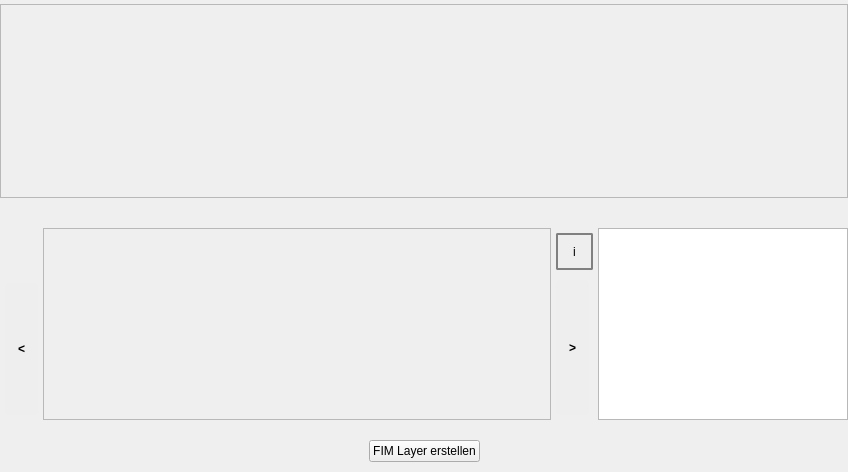
<?xml version="1.0" encoding="UTF-8"?>
<ui version="4.0">
 <class>LfbRegenerationWildlifeImpactDialogBase</class>
 <widget class="QDockWidget" name="LfbRegenerationWildlifeImpactDialogBase">
  <property name="geometry">
   <rect>
    <x>0</x>
    <y>0</y>
    <width>848</width>
    <height>472</height>
   </rect>
  </property>
  <property name="sizePolicy">
   <sizepolicy hsizetype="Preferred" vsizetype="Preferred">
    <horstretch>0</horstretch>
    <verstretch>0</verstretch>
   </sizepolicy>
  </property>
  <property name="minimumSize">
   <size>
    <width>416</width>
    <height>401</height>
   </size>
  </property>
  <property name="maximumSize">
   <size>
    <width>524287</width>
    <height>524287</height>
   </size>
  </property>
  <property name="styleSheet">
   <string notr="true"/>
  </property>
  <property name="windowFilePath">
   <string/>
  </property>
  <property name="windowTitle">
   <string>FIM - Forest Inventory and Monitoring</string>
  </property>
  <widget class="QWidget" name="dockWidgetContents">
   <property name="styleSheet">
    <string notr="true"/>
   </property>
   <layout class="QVBoxLayout" name="verticalLayout_2">
    <property name="spacing">
     <number>0</number>
    </property>
    <property name="leftMargin">
     <number>0</number>
    </property>
    <property name="topMargin">
     <number>0</number>
    </property>
    <property name="rightMargin">
     <number>0</number>
    </property>
    <property name="bottomMargin">
     <number>0</number>
    </property>
    <item>
     <layout class="QVBoxLayout" name="lfbMain">
      <property name="spacing">
       <number>0</number>
      </property>
      <property name="topMargin">
       <number>0</number>
      </property>
     </layout>
    </item>
    <item>
     <widget class="QTabWidget" name="lfbTabWidget">
      <property name="enabled">
       <bool>true</bool>
      </property>
      <property name="sizePolicy">
       <sizepolicy hsizetype="Expanding" vsizetype="MinimumExpanding">
        <horstretch>0</horstretch>
        <verstretch>0</verstretch>
       </sizepolicy>
      </property>
      <property name="minimumSize">
       <size>
        <width>0</width>
        <height>0</height>
       </size>
      </property>
      <property name="font">
       <font>
        <pointsize>15</pointsize>
       </font>
      </property>
      <property name="layoutDirection">
       <enum>Qt::LeftToRight</enum>
      </property>
      <property name="styleSheet">
       <string notr="true">QTabBar{
    alignment: center;
    background-color: #222;
    padding: 0px;
    margin: 0px;
    border: none;
    qproperty-drawBase: 0;
    border-top: 0px;
}
QTabBar::tab {
    background-color: #555;
	border: 1px solid #555;
	width: 32px;
    height: 32px;
    margin: 0px 5px 0 5px;
    border-radius: 10px;
    padding: 3px;
    text-align: center;
 	border-bottom-left-radius: 0px;
    border-bottom-right-radius: 0px;
	border-bottom: none;
}
QTabBar::tab:enabled{
    background-color: #555;
}
QTabBar::tab:selected{
    color: black;
    background-color: #eee;
}
QTabWidget::pane { border: 0; }</string>
      </property>
      <property name="tabPosition">
       <enum>QTabWidget::North</enum>
      </property>
      <property name="currentIndex">
       <number>-1</number>
      </property>
      <property name="iconSize">
       <size>
        <width>32</width>
        <height>32</height>
       </size>
      </property>
      <property name="elideMode">
       <enum>Qt::ElideNone</enum>
      </property>
      <property name="documentMode">
       <bool>true</bool>
      </property>
      <property name="movable">
       <bool>false</bool>
      </property>
     </widget>
    </item>
    <item>
     <widget class="QScrollArea" name="lfbHomeScreen">
      <property name="enabled">
       <bool>true</bool>
      </property>
      <property name="sizePolicy">
       <sizepolicy hsizetype="Expanding" vsizetype="MinimumExpanding">
        <horstretch>0</horstretch>
        <verstretch>2</verstretch>
       </sizepolicy>
      </property>
      <property name="styleSheet">
       <string notr="true">margin:0;
padding:0;</string>
      </property>
      <property name="widgetResizable">
       <bool>true</bool>
      </property>
      <widget class="QWidget" name="scrollAreaWidgetContents">
       <property name="geometry">
        <rect>
         <x>0</x>
         <y>0</y>
         <width>846</width>
         <height>165</height>
        </rect>
       </property>
       <property name="sizePolicy">
        <sizepolicy hsizetype="MinimumExpanding" vsizetype="MinimumExpanding">
         <horstretch>0</horstretch>
         <verstretch>0</verstretch>
        </sizepolicy>
       </property>
       <layout class="QVBoxLayout" name="verticalLayout">
        <property name="spacing">
         <number>0</number>
        </property>
        <property name="leftMargin">
         <number>0</number>
        </property>
        <property name="topMargin">
         <number>0</number>
        </property>
        <property name="rightMargin">
         <number>0</number>
        </property>
        <property name="bottomMargin">
         <number>0</number>
        </property>
        <item>
         <layout class="QVBoxLayout" name="lfbHomeInputs">
          <property name="spacing">
           <number>0</number>
          </property>
          <property name="topMargin">
           <number>0</number>
          </property>
         </layout>
        </item>
       </layout>
      </widget>
     </widget>
    </item>
    <item>
     <widget class="QWidget" name="lfbFormWidget" native="true">
      <property name="sizePolicy">
       <sizepolicy hsizetype="Expanding" vsizetype="MinimumExpanding">
        <horstretch>0</horstretch>
        <verstretch>2</verstretch>
       </sizepolicy>
      </property>
      <property name="styleSheet">
       <string notr="true"/>
      </property>
      <layout class="QGridLayout" name="vwmLayout">
       <property name="leftMargin">
        <number>0</number>
       </property>
       <property name="topMargin">
        <number>30</number>
       </property>
       <property name="rightMargin">
        <number>0</number>
       </property>
       <property name="bottomMargin">
        <number>0</number>
       </property>
       <property name="spacing">
        <number>0</number>
       </property>
       <item row="0" column="0">
        <layout class="QHBoxLayout" name="horizontalLayout">
         <property name="spacing">
          <number>0</number>
         </property>
         <property name="leftMargin">
          <number>0</number>
         </property>
         <property name="topMargin">
          <number>0</number>
         </property>
         <property name="rightMargin">
          <number>0</number>
         </property>
         <property name="bottomMargin">
          <number>0</number>
         </property>
         <item>
          <layout class="QVBoxLayout" name="verticalLayout_4">
           <property name="topMargin">
            <number>50</number>
           </property>
           <item>
            <widget class="QToolButton" name="form_previous_btn">
             <property name="sizePolicy">
              <sizepolicy hsizetype="Fixed" vsizetype="Expanding">
               <horstretch>0</horstretch>
               <verstretch>0</verstretch>
              </sizepolicy>
             </property>
             <property name="font">
              <font>
               <weight>75</weight>
               <bold>true</bold>
              </font>
             </property>
             <property name="cursor">
              <cursorShape>PointingHandCursor</cursorShape>
             </property>
             <property name="styleSheet">
              <string notr="true">QToolButton{
	margin: 5px;
	padding: 10px;
	border-radius: 2px;
	background-color: grey;
	width: 10px;
	height: 10px;
	background-color: #eee;
}</string>
             </property>
             <property name="text">
              <string>&lt;</string>
             </property>
            </widget>
           </item>
          </layout>
         </item>
         <item>
          <widget class="QScrollArea" name="scrollArea">
           <property name="styleSheet">
            <string notr="true"/>
           </property>
           <property name="widgetResizable">
            <bool>true</bool>
           </property>
           <widget class="QWidget" name="scrollAreaWidgetContents_3">
            <property name="geometry">
             <rect>
              <x>0</x>
              <y>0</y>
              <width>500</width>
              <height>190</height>
             </rect>
            </property>
            <property name="styleSheet">
             <string notr="true"/>
            </property>
            <layout class="QGridLayout" name="gridLayout">
             <property name="leftMargin">
              <number>0</number>
             </property>
             <property name="rightMargin">
              <number>0</number>
             </property>
             <property name="bottomMargin">
              <number>0</number>
             </property>
             <item row="0" column="0">
              <layout class="QGridLayout" name="lfbVwmLayout">
               <property name="topMargin">
                <number>0</number>
               </property>
              </layout>
             </item>
            </layout>
           </widget>
          </widget>
         </item>
         <item>
          <layout class="QVBoxLayout" name="verticalLayout_3">
           <item>
            <widget class="QToolButton" name="info_btn">
             <property name="cursor">
              <cursorShape>PointingHandCursor</cursorShape>
             </property>
             <property name="styleSheet">
              <string notr="true">QToolButton{
	margin: 5px;
	padding: 10px;
	border-radius: 2px;
	border: 2px solid grey;
	background-color: grey;
	width: 10px;
	height: 10px;
	background-color: #eee;
}</string>
             </property>
             <property name="text">
              <string>i</string>
             </property>
            </widget>
           </item>
           <item>
            <widget class="QToolButton" name="form_next_btn">
             <property name="sizePolicy">
              <sizepolicy hsizetype="Fixed" vsizetype="Expanding">
               <horstretch>0</horstretch>
               <verstretch>0</verstretch>
              </sizepolicy>
             </property>
             <property name="font">
              <font>
               <weight>75</weight>
               <bold>true</bold>
              </font>
             </property>
             <property name="cursor">
              <cursorShape>PointingHandCursor</cursorShape>
             </property>
             <property name="styleSheet">
              <string notr="true">QToolButton{
	margin: 5px;
	padding: 10px;
	border-radius: 2px;
	background-color: grey;
	width: 10px;
	height: 10px;
	background-color: #eee;
}</string>
             </property>
             <property name="text">
              <string>&gt;</string>
             </property>
            </widget>
           </item>
          </layout>
         </item>
         <item>
          <widget class="QTextBrowser" name="info_browser">
           <property name="sizePolicy">
            <sizepolicy hsizetype="Fixed" vsizetype="Expanding">
             <horstretch>0</horstretch>
             <verstretch>0</verstretch>
            </sizepolicy>
           </property>
           <property name="maximumSize">
            <size>
             <width>250</width>
             <height>16777215</height>
            </size>
           </property>
          </widget>
         </item>
        </layout>
       </item>
      </layout>
     </widget>
    </item>
    <item>
     <widget class="QWidget" name="create_FIM_layer_widget" native="true">
      <layout class="QGridLayout" name="create_FIM_layer">
       <property name="topMargin">
        <number>10</number>
       </property>
       <property name="bottomMargin">
        <number>10</number>
       </property>
       <item row="0" column="0">
        <layout class="QHBoxLayout" name="horizontalLayout_2">
         <property name="topMargin">
          <number>10</number>
         </property>
         <item>
          <spacer name="horizontalSpacer">
           <property name="orientation">
            <enum>Qt::Horizontal</enum>
           </property>
           <property name="sizeHint" stdset="0">
            <size>
             <width>40</width>
             <height>20</height>
            </size>
           </property>
          </spacer>
         </item>
         <item>
          <widget class="QPushButton" name="create_fim_layer_btn">
           <property name="styleSheet">
            <string notr="true">QToolButton{
	border: 2px solid #333;
	color: #555;
	margin: 0 5px;
	padding: 5px;
}
QToolButton:enabled{
	background-color: green;
	color: #fff;
}</string>
           </property>
           <property name="text">
            <string>FIM Layer erstellen</string>
           </property>
          </widget>
         </item>
         <item>
          <spacer name="horizontalSpacer_2">
           <property name="orientation">
            <enum>Qt::Horizontal</enum>
           </property>
           <property name="sizeHint" stdset="0">
            <size>
             <width>40</width>
             <height>20</height>
            </size>
           </property>
          </spacer>
         </item>
        </layout>
       </item>
      </layout>
     </widget>
    </item>
   </layout>
  </widget>
 </widget>
 <resources/>
 <connections/>
</ui>
